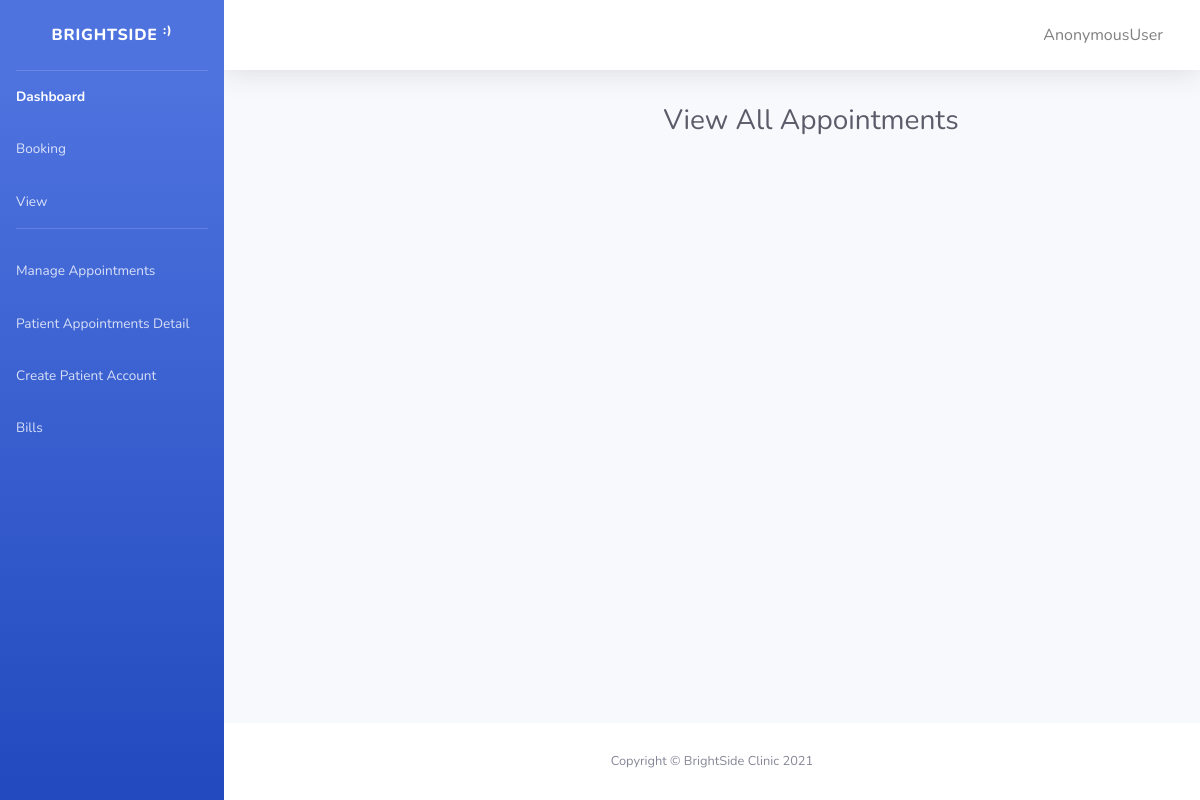
The page /brightside/all_appointments/ on the database as committed earlier.
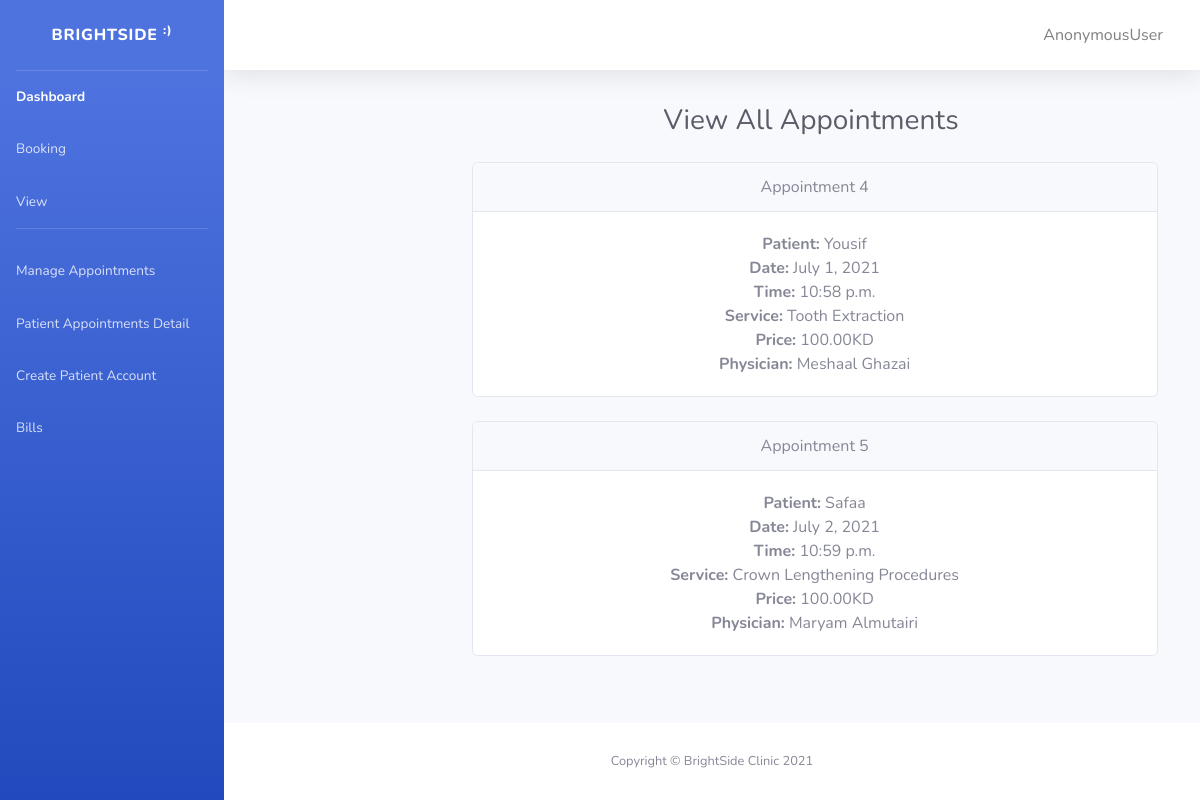
The same page on the database as committed later.
### brightside/models.py (models this page shows)
class Appointment(models.Model):
  appointment_date = models.DateField(null=True)
  appointment_time = models.TimeField(null=True)
  patient = models.ForeignKey('Patient', on_delete=models.CASCADE)
  reseptionist = models.ForeignKey('Reseptionist', on_delete=models.SET_NULL, blank=True, null=True)
  service = models.ForeignKey('Service', on_delete=models.CASCADE)
  physician = models.ForeignKey('Physician', on_delete=models.CASCADE)

class Patient(models.Model):
    profile = models.OneToOneField(User, on_delete=models.CASCADE)
    p_first_name = models.CharField(max_length=50, verbose_name='First name')
    p_last_name =  models.CharField(max_length=50, verbose_name='Last name')
    def __str__(self):
        return self.p_first_name

class Service(models.Model):
  service_name = models.CharField(max_length=50)
  service_price = models.DecimalField(max_digits=8, decimal_places=2)
  physician = models.ForeignKey('Physician', on_delete=models.CASCADE)
  def __str__(self):
        return self.service_name

class Physician(models.Model):
  Speciality = (
        (0, 'General Dentist'),
        (1, 'Periodontist'),
        (2, 'Oral and Maxillofacial Surgeon'),
        (3, 'Nurse'),
    )
  ph_id = models.CharField(max_length=15, unique=True, verbose_name='ID')
  ph_first_name = models.CharField(max_length=50, verbose_name='First name')
  ph_last_name =  models.CharField(max_length=50, verbose_name='Last name')
  ph_speciality =  models.IntegerField(choices=Speciality, default=0, verbose_name='Speciality')
  def __str__(self):
    return f'{self.ph_first_name}  {self.ph_last_name} '

### brightside/views.py (the view)
# urls.py: path('all_appointments/', views.view_all_apt, name='all_appointments'),
def view_all_apt(request):
  data = {}
  data['all_appointments'] = Appointment.objects.filter(appointment_date__gt=datetime.now()).order_by('appointment_date')
  return render(request, 'all_appointments.html', context = data)

### brightside/templates/all_appointments.html (shortened to what this page needs)
{% load static %}
<!DOCTYPE html>
<html lang="en">
<head>
    <link rel="stylesheet" type="text/css" href="{% static '/css/all.min.css' %}">
    <link rel="stylesheet" type="text/css" href="{% static '/css/index.css' %}">
    </head>
    <body id="page-top">
    <div id="wrapper">
        <ul class="navbar-nav bg-gradient-primary sidebar sidebar-dark accordion" id="accordionSidebar">
            <a class="sidebar-brand d-flex align-items-center justify-content-center" href="{% url 'index' %}">
                <div class="sidebar-brand-text mx-3">BrightSide <sup>:)</sup></div>
            </a>
            <hr class="sidebar-divider my-0">
            <li class="nav-item active">
                <a class="nav-link" href="{% url 'index' %}">
                    <span>Dashboard</span></a>
            <li class="nav-item">
                <a class="nav-link" href="{% url 'admin-booking' %}">
                    <span>Booking</span></a>
<a class="nav-link" href="{% url 'all_appointments' %}">
                    <span>View</span></a>
            <hr class="sidebar-divider d-none d-md-block">
            <a class="nav-link" href="{% url 'manage' %}">
                    <span>Manage Appointments</span></a>
                    <a class="nav-link" href="{% url 'patient-detail' %}">
                    <span>Patient Appointments Detail</span></a>
                    <a class="nav-link" href="{% url 'create-patient' %}">
                    <span>Create Patient Account</span></a>
                    <a class="nav-link" href="{% url 'bill-detail' %}">
                    <span>Bills</span></a>
        </ul>
            <div id="content-wrapper" class="d-flex flex-column">
                <div id="content">
                                  <nav class="navbar navbar-expand navbar-light bg-white topbar mb-4 static-top shadow">
                        <ul class="navbar-nav ml-auto">
                        <li class="btn">
                <a class="nav-link" href="{% url 'account_logout' %}">
                    <span>{{ user }}</span></a>
            </li>
                        </ul>
                    </nav>
                <div class="container-fluid">
                    <div class="mymargin" >
                    <div class="d-sm-flex align-items-center justify-content-between mb-4">
                       <div class="myh1"> <h1 class="h3 mb-0 text-gray-800">View All Appointments</h1></div>
                    </div>
                    <div class="row">
                    <div class="row">
<div class="mysize" >
                        <div class="col-lg-6">
                         <ul>
{% for x in all_appointments %}
                            <div class="card mb-4">
                                <div class="card-header">
                                    Appointment {{x.id}}
                                </div>
                                <div class="card-body">
                                <li> <strong>Patient:</strong> {{x.patient}}</li>
                                  <li><strong>Date:</strong> {{x.appointment_date}}</li>
                                  <li><strong>Time:</strong> {{x.appointment_time}}</li>
                                   <li><strong>Service:</strong> {{x.service}}</li>
                                  <li><strong>Price:</strong>  {{x.service.service_price}}KD</li>
                                   <li><strong>Physician:</strong> {{x.physician}}</li>
                                </div>
                            </div>
{% endfor %}
</ul>
</div>
</div>
                            </div>
                        </div>
                    </div>
                </div>
            </div>
            <footer class="sticky-footer bg-white">
                <div class="container my-auto">
                    <div class="copyright text-center my-auto">
                        <span>Copyright &copy; BrightSide Clinic 2021</span>
                    </div>
                </div>
            </footer>
        </div>
    </div>
</body>
</html>

### brightside/templates/all_appointments.html (style rules this page uses)
ul { list-style-type: none; }
.mymargin { margin: auto; width: 60%; padding: 10px; text-align: center; }
.myh1 { margin-left: 220px }
.mysize { width: 1500px; }

Rows that differ between the two databases and show on the page:
added Appointment: id "4", patient "Yousif", appointment_date "July 1, 2021", appointment_time "10:58 p.m.", service "Tooth Extraction", service.service_price "100.00", physician "Meshaal Ghazai"
added Appointment: id "5", patient "Safaa", appointment_date "July 2, 2021", appointment_time "10:59 p.m.", service "Crown Lengthening Procedures", service.service_price "100.00", physician "Maryam Almutairi"
